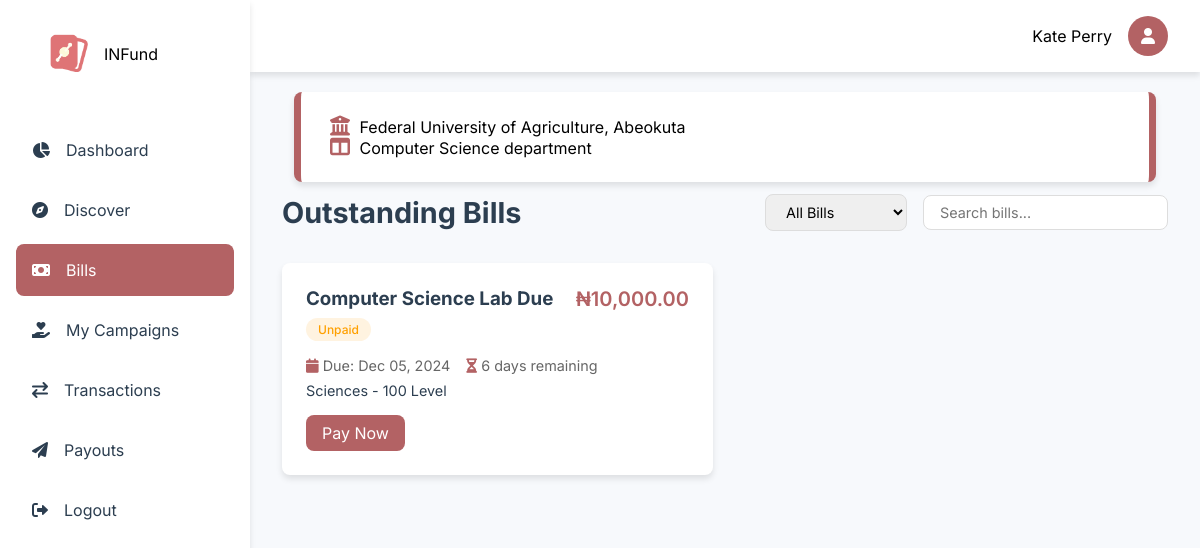
The app's page /dashboard/bills.php (signed in) with its own data.
### tables this page shows
CREATE TABLE `users` (
  `id` int(11) NOT NULL,
  `fullname` varchar(1000) NOT NULL,
  `email` varchar(200) DEFAULT NULL,
  `balance` decimal(15,2) NOT NULL DEFAULT 0.00,
  `username` varchar(30) NOT NULL,
  `phone` varchar(30) DEFAULT NULL,
  `dob` varchar(200) DEFAULT NULL,
  `country` varchar(200) DEFAULT NULL,
  `state` varchar(1000) DEFAULT NULL,
  `university` varchar(1000) DEFAULT NULL,
  `faculty` varchar(1000) DEFAULT NULL,
  `department` varchar(1000) DEFAULT NULL,
  `matric_no` varchar(1000) NOT NULL,
  `password` varchar(1000) DEFAULT NULL,
  `level` varchar(200) NOT NULL DEFAULT '100',
  `bank_id` varchar(200) DEFAULT NULL,
  `bank_account_name` varchar(200) DEFAULT NULL,
  `account_number` int(30) DEFAULT NULL,
  `created_at` varchar(1000) DEFAULT current_timestamp(),
  `last_login` varchar(1000) DEFAULT current_timestamp(),
  `gender` varchar(1000) DEFAULT NULL
);

CREATE TABLE `universities` (
  `id` bigint(20) UNSIGNED NOT NULL,
  `abbreviation` varchar(10) NOT NULL,
  `name` varchar(255) NOT NULL,
  `type` enum('Federal','State','Uniformed','Private') NOT NULL,
  `country` varchar(50) DEFAULT 'Nigeria',
  `email` varchar(1000) DEFAULT NULL,
  `password` varchar(1000) DEFAULT NULL,
  `secret_code` varchar(1000) DEFAULT NULL,
  `logo` varchar(1000) NOT NULL DEFAULT 'default.png'
);

CREATE TABLE `bills` (
  `id` int(11) NOT NULL,
  `creator_id` int(11) NOT NULL,
  `name` varchar(255) NOT NULL,
  `university` varchar(255) NOT NULL,
  `faculty` varchar(255) NOT NULL,
  `department` varchar(1000) NOT NULL,
  `level` varchar(255) NOT NULL,
  `matric_no` varchar(255) NOT NULL,
  `price` decimal(10,2) NOT NULL,
  `start_date` date DEFAULT NULL,
  `end_date` date DEFAULT NULL,
  `created_at` timestamp NOT NULL DEFAULT current_timestamp()
);

### includes/user/functions.php (called while the page is built, shortened)
<?php
function getUserDetails(string $email): array
{
    global $conn;
    if (strpos($email, "@")) {
        $query = "SELECT * FROM users WHERE email = ?";
    } else {
        $query = "SELECT * FROM users WHERE id = ?";
    }
    $stmt = $conn->prepare($query);
    $stmt->bind_param("s", $email);
    $stmt->execute();
    $result = $stmt->get_result();
    $data = $result->fetch_assoc();
    return $data;
}
?>

### includes/get_universities.php (called while the page is built, shortened)
<?php
function get_university($abbr)
{
    global $conn;
    $stmt = $conn->prepare("SELECT * FROM universities WHERE abbreviation=?");
    $stmt->bind_param("s", $abbr);
    $stmt->execute();
    $result = $stmt->get_result();
    $university = [];
    while ($row = $result->fetch_assoc()) {
        $university[] = $row;
    }
    return $university;
}

### includes/user/get_bills.php (called while the page is built, shortened)
<?php
function getBillsByDepartment($department, $user_id)
{
    global $conn;
    $query = "SELECT b.*,
              p.amount_paid,
              p.status as payment_status,
              p.last_payment_date,
              DATEDIFF(b.end_date, CURRENT_DATE()) as days_remaining
              FROM bills b
              LEFT JOIN payments p ON b.id = p.bill_id AND p.student_id = ?
              WHERE b.department = ?
              AND b.end_date >= CURRENT_DATE()
              ORDER BY b.end_date ASC";
    $stmt = $conn->prepare($query);
    $stmt->bind_param("is", $user_id, $department);
    $stmt->execute();
    $result = $stmt->get_result();
    return $result->fetch_all(MYSQLI_ASSOC);
}

### dashboard/bills.php (the view, shortened to what this page needs)
<?php
$page = "Bills";
$css1 = "bills_campaigns";
include '../config/config.php';
include '../includes/get_universities.php';
include '../includes/user/get_bills.php';
include '../includes/user/nav.php';
$university = get_university($my_details['university']);
$bills = getBillsByDepartment($my_details['department'], $_SESSION['user_id']);
function getBadgeClass($status)
{
    switch ($status) {
        default:
            return 'badge-warning';
    }
}
?>
<main class="main-content">
    <div class="server-details">
        <i class="fas fa-university"></i> <?php echo $university[0]['name'] ?? 'University Not Found'; ?>
        <br>
        <i class="fas fa-columns"></i> <?php echo $my_details['department']; ?> department
    </div>
    <div class="page-header">
        <h1>Outstanding Bills</h1>
        <div class="filter-section">
            <select class="filter-select">
                <option value="all">All Bills</option>
            </select>
            <input type="text" class="search-input" placeholder="Search bills...">
        </div>
    </div>
    <div class="bills-grid">
        <?php if (!empty($bills)) : ?>
            <?php foreach ($bills as $bill) : ?>
                <?php
                $payment_status = $bill['payment_status'] ?? 'Unpaid';
                $badge_class = getBadgeClass($payment_status);
                $amount_display = '₦' . number_format($bill['price'], 2);
                ?>
                <div class="bill-card" data-status="<?php echo strtolower($payment_status); ?>">
                    <div class="bill-header">
                        <div class="bill-title">
                            <h3><?php echo htmlspecialchars($bill['name']); ?></h3>
                            <span class="badge <?php echo $badge_class; ?>">
                                <?php echo $payment_status; ?>
                            </span>
                        </div>
                        <div class="bill-amount"><?php echo $amount_display; ?></div>
                    </div>
                    <div class="bill-details">
                        <div class="bill-info">
                            <span><i class="fas fa-calendar"></i> Due: <?php echo date('M d, Y', strtotime($bill['end_date'])); ?></span>
                            <span><i class="fas fa-hourglass-half"></i> <?php echo $bill['days_remaining']; ?> days remaining</span>
                        </div>
                        <p class="bill-description">
                            <?php echo htmlspecialchars($bill['faculty'] . ' - ' . $bill['level'] . ' Level'); ?>
                        </p>
                    </div>
                    <?php if ($payment_status !== 'Paid') : ?>
                        <div class="bill-actions">
                            <a href="bill.php?id=<?php echo $bill['id']; ?>" class="pay-button">Pay Now</a>
                        </div>
                    <?php endif; ?>
                </div>
            <?php endforeach; ?>
        <?php endif; ?>
    </div>
</main>
<?php
include '../includes/user/footer.php';
?>

### includes/user/nav.php (shortened to what this page needs)
<?php
include '../config/config.php';
include '../includes/user/functions.php';
$my_details = getUserDetails($_SESSION["user_id"]);
?>
<!DOCTYPE html>
<html lang="en">
<head>
    <link href="https://cdnjs.cloudflare.com/ajax/libs/toastr.js/latest/css/toastr.min.css" rel="stylesheet" />
    <link rel="stylesheet" href="https://cdnjs.cloudflare.com/ajax/libs/font-awesome/6.0.0/css/all.min.css">
    <link rel="stylesheet" href="../assets/css/user/nav.css">
    <link rel="stylesheet" href="https://cdnjs.cloudflare.com/ajax/libs/sweetalert/1.1.3/sweetalert.min.css">
    <?php if (isset($css1)) : ?>
        <link rel="stylesheet" href="../assets/css/user/<?= $css1 ?>.css">
    <?php endif; ?>
</head>
<body>
    <div class="container">
        <nav class="sidenav">
            <div class="logo">
                <a href="../">
                    <a href="../"> <img src="../assets/images/static/logo.png" alt="Logo"></a>
                    <span>INFund</span>
                </a>
            </div>
            <ul class="nav-links">
                <li class="nav-item">
                    <a href="./overview" class="nav-link <?= isset($page) && $page == 'Overview' ? 'active' : ''; ?>">
                        <i class="fas fa-chart-pie"></i>
                        <span>Dashboard</span>
                    </a>
                </li>
                <li class="nav-item">
                    <a href="./discover" class="nav-link <?= isset($page) && $page == 'Discover' ? 'active' : ''; ?>">
                        <i class="fas fa-compass"></i>
                        <span>Discover</span>
                    </a>
                </li>
                <li class="nav-item">
                    <a href="./bills" class="nav-link <?= isset($page) && $page == 'Bills' ? 'active' : ''; ?>">
                        <i class="fas fa-money-bill"></i>
                        <span>Bills</span>
                    </a>
                </li>
                <li class="nav-item">
                    <a href="./campaigns" class="nav-link <?= isset($page) && $page == 'Campaigns' ? 'active' : ''; ?>">
                        <i class="fas fa-hand-holding-heart"></i>
                        <span>My Campaigns</span>
                    </a>
                </li>
                <li class="nav-item">
                    <a href="./transactions" class="nav-link <?= isset($page) && $page == 'Transactions' ? 'active' : ''; ?>">
                        <i class="fas fa-exchange"></i>
                        <span>Transactions</span>
                    </a>
                </li>
                <li class="nav-item">
                    <a href="./payouts" class="nav-link <?= isset($page) && $page == 'Payouts' ? 'active' : ''; ?>">
                        <i class="fas fa-paper-plane"></i>
                        <span>Payouts</span>
                    </a>
                </li>
                <li class="nav-item">
                    <a href="./logout" class="nav-link ">
                        <i class="fas fa-sign-out-alt"></i>
                        <span>Logout</span>
                    </a>
                </li>
            </ul>
        </nav>
        <div class="topnav">
            <div class="user-profile">
                <span><?php echo $my_details['fullname']; ?></span>
                <a href="./profile">
                    <div class="avatar">
                        <i class="fas fa-user"></i>
                    </div>
                </a>
            </div>
        </div>

### assets/css/user/nav.css (style rules this page uses)
:root { --primary-color: #b36264; --secondary-color: #755e28; --accent-color: #b36264; --text-color: #2c3e50; --background-color: #f7f9fc; --card-background: #ffffff; --border-radius: 8px; --transition: all 0.3s ease; --shadow: 0 4px 6px rgba(0, 0, 0, 0.1); --shadow-hover: 0 10px 15px rgba(0, 0, 0, 0.15); --success-color: #4caf50; --warning-color: #ffa000; --danger-color: #f44336; --info-color: #2196f3; }
* { margin: 0; padding: 0; box-sizing: border-box; font-family: "Inter", sans-serif; }
body { background-color: var(--background-color); }
.container { display: flex; min-height: 100vh; }
.sidenav { width: 250px; background: var(--card-background); padding: 1rem; height: 100vh; position: fixed; transition: var(--transition); box-shadow: var(--shadow); z-index: 1000; }
.logo { display: flex; align-items: center; gap: 1rem; padding: 1rem; margin-bottom: 2rem; }
.logo img { width: 40px; height: 40px; }
.nav-links { list-style: none; }
.nav-item { margin-bottom: 0.5rem; }
.nav-link { display: flex; align-items: center; padding: 1rem; color: var(--text-color); text-decoration: none; border-radius: var(--border-radius); transition: var(--transition); gap: 1rem; }
.nav-link.active { background: var(--accent-color); color: white; }
.topnav { background: var(--card-background); padding: 1rem 2rem; display: flex; justify-content: flex-end; align-items: center; position: fixed; width: calc(100% - 250px); right: 0; box-shadow: var(--shadow); z-index: 900; }
.user-profile { display: flex; align-items: center; gap: 1rem; }
.avatar { width: 40px; height: 40px; border-radius: 50%; background: var(--accent-color); display: flex; align-items: center; justify-content: center; color: white; }
.main-content { margin-left: 250px; padding: 5rem 2rem 2rem; flex: 1; }
.server-details { background: var(--card-background); padding: 1.5rem; border-radius: var(--border-radius); box-shadow: var(--shadow); transition: var(--transition); margin: 12px 12px; border-left: 7px solid var(--accent-color); border-right: 7px solid var(--accent-color); }
.server-details i { color: var(--accent-color); margin: 0px 5px; font-size: 20px; }
.badge { padding: 0.25rem 0.75rem; border-radius: 20px; font-size: 0.75rem; font-weight: 500; }
.badge-warning { background: #fff3e0; color: var(--warning-color); }

### assets/css/user/bills_campaigns.css (style rules this page uses)
.page-header { display: flex; justify-content: space-between; align-items: center; margin-bottom: 2rem; flex-wrap: wrap; gap: 1rem; }
.page-header h1 { color: var(--text-color); font-size: 1.8rem; margin: 0; }
.filter-section { display: flex; gap: 1rem; align-items: center; }
.filter-select, .search-input { padding: 0.5rem 1rem; border: 1px solid #ddd; border-radius: var(--border-radius); font-size: 0.9rem; }
.search-input { min-width: 200px; }
.bills-grid { display: grid; gap: 1.5rem; grid-template-columns: repeat(auto-fill, minmax(350px, 1fr)); }
.bill-card { background: var(--card-background); border-radius: var(--border-radius); padding: 1.5rem; box-shadow: var(--shadow); transition: var(--transition); }
.bill-header { display: flex; justify-content: space-between; align-items: flex-start; margin-bottom: 1rem; }
.bill-title h3 { margin: 0 0 0.5rem 0; color: var(--text-color); }
.bill-amount { font-size: 1.25rem; font-weight: 600; color: var(--accent-color); }
.bill-info { display: flex; gap: 1rem; color: #666; font-size: 0.9rem; margin-bottom: 0.5rem; }
.bill-info i { color: var(--accent-color); }
.bill-description { color: var(--text-color); font-size: 0.9rem; margin: 0.5rem 0; }
.bill-actions { display: flex; gap: 1rem; margin-top: 1rem; }
.bill-actions a { text-decoration: none; }
.pay-button { padding: 0.5rem 1rem; background: var(--accent-color); color: white; border: none; border-radius: var(--border-radius); cursor: pointer; transition: var(--transition); }
.badge { padding: 0.25rem 0.75rem; border-radius: 20px; font-size: 0.75rem; font-weight: 500; display: inline-flex; align-items: center; }
@media (max-width: 1200px) { .bills-grid { grid-template-columns: repeat(2, 1fr); } }
.bill-card, .campaign-card { animation: slideIn 0.3s ease-out; }

### records on screen
users: fullname "Kate Perry", department "Computer Science"
universities: name "Federal University of Agriculture, Abeokuta"
bills: name "Computer Science Lab Due", payment_status "Unpaid", price "₦10,000.00", end_date "Dec 05, 2024", days_remaining "6", faculty+level "Sciences - 100 Level"
